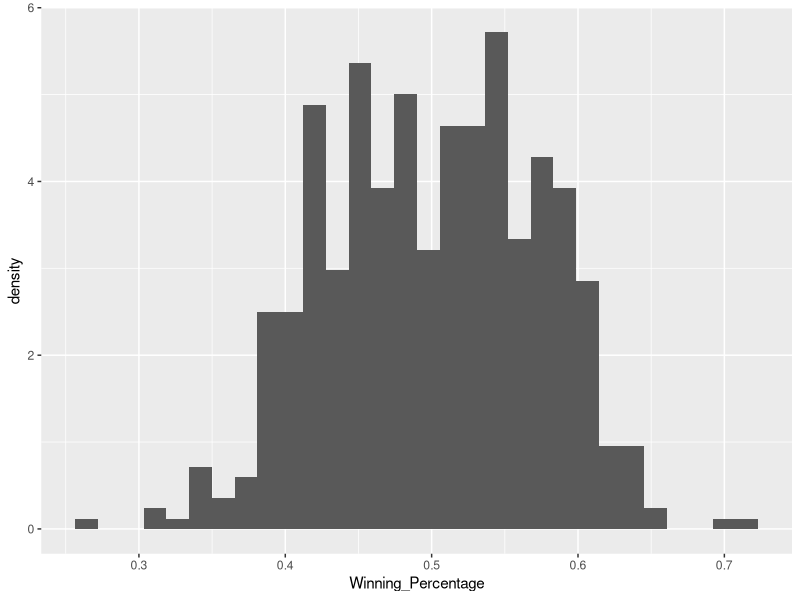
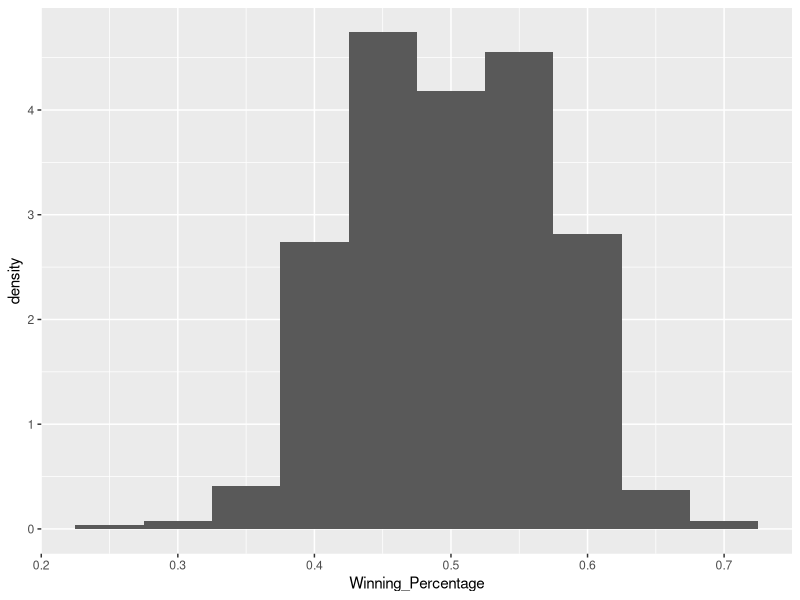
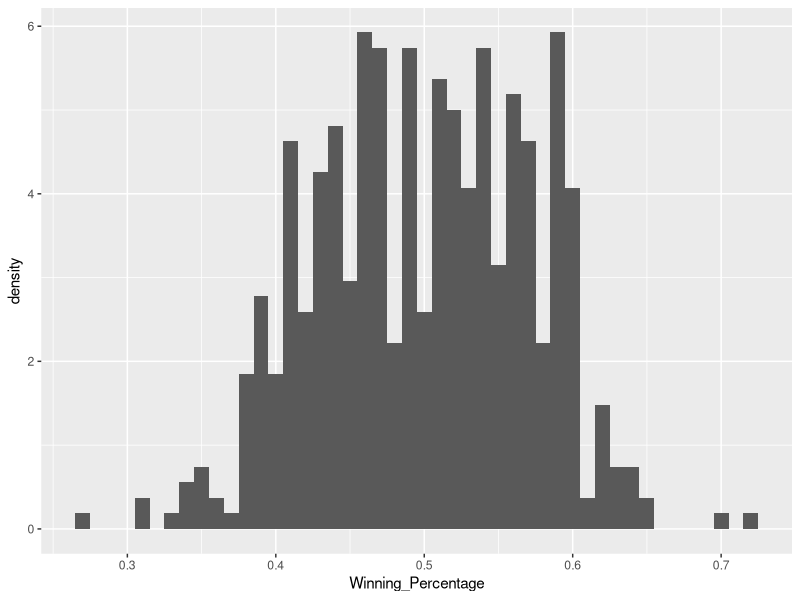
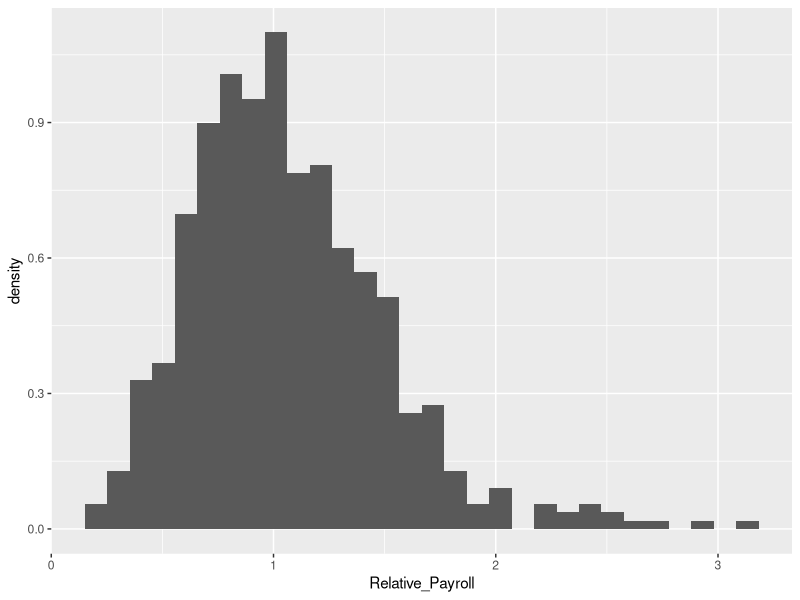
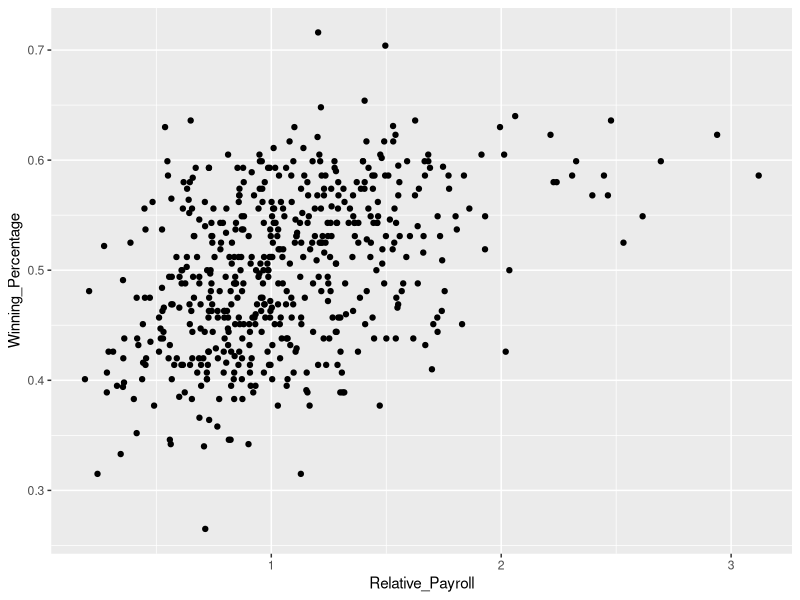
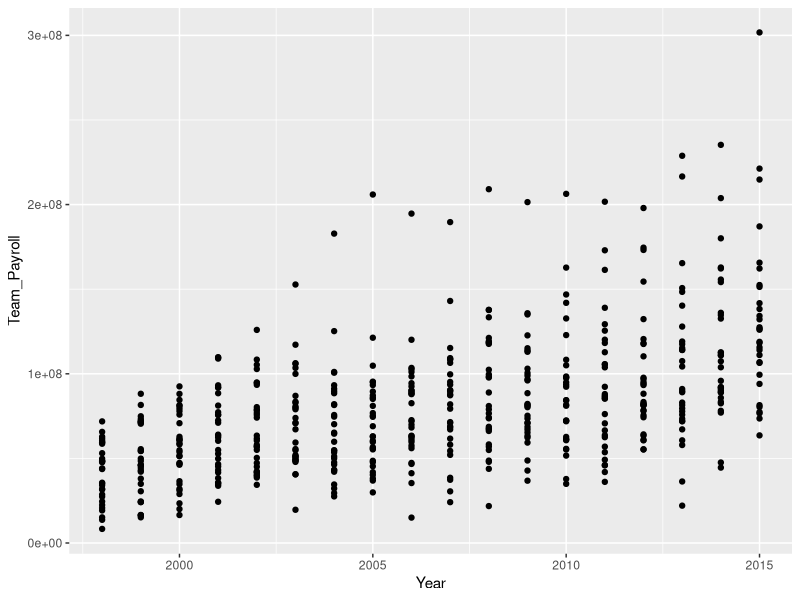
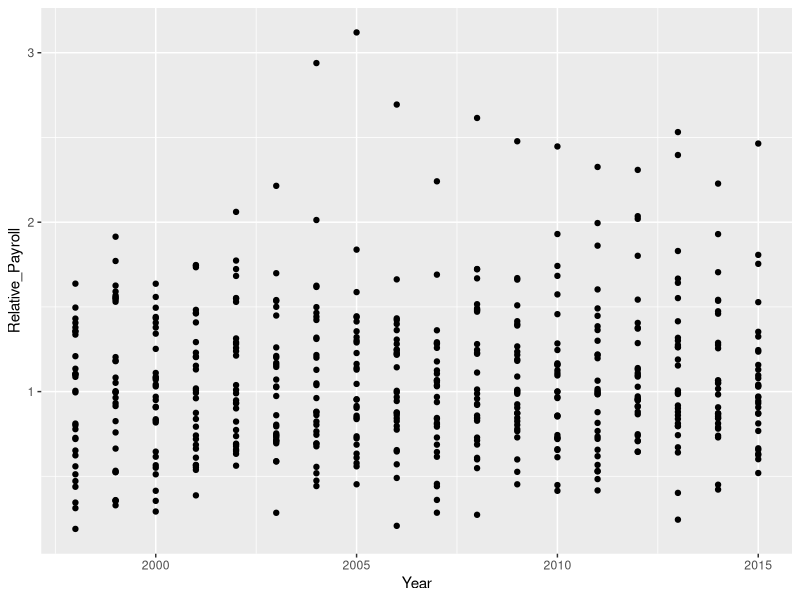
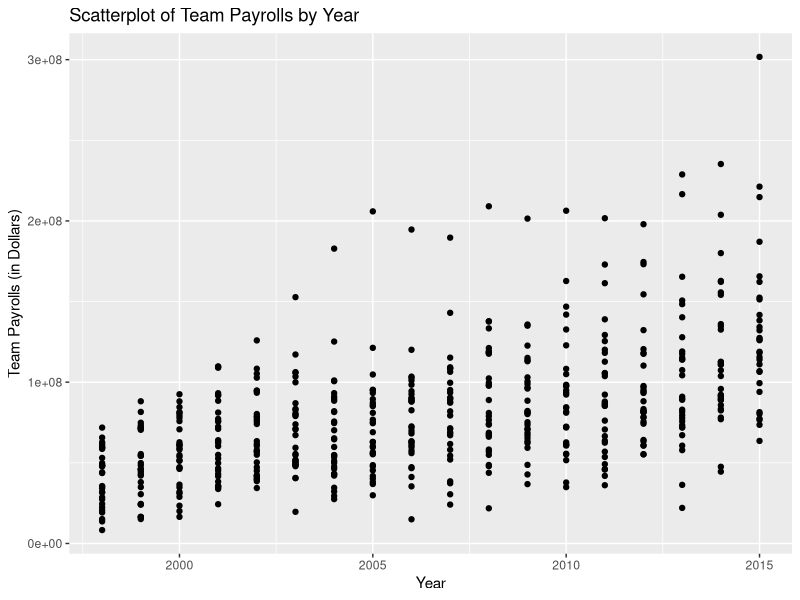

These charts were generated, in order, by the following R code:
## ---- chunk 1
knitr::opts_chunk$set(cache = TRUE, fig.align = "center", include = FALSE) # set include = TRUE to see solutions in knitted RMarkdown
library(tidyverse)
## ---- chunk 2
# solution
relative_payroll <- read_csv(file = "data/mlb_relative_payrolls.csv")
## ---- chunk 3
# solution
ggplot(data = relative_payroll) +
  geom_histogram(aes(x = Winning_Percentage, y = ..density..))

ggplot(data = relative_payroll) +
  geom_histogram(aes(x = Winning_Percentage, y = ..density..), binwidth = 0.05)

ggplot(data = relative_payroll) +
  geom_histogram(aes(x = Winning_Percentage, y = ..density..), binwidth = 0.01)
## ---- chunk 4
# solution
ggplot(data = relative_payroll) +
  geom_histogram(aes(x = Relative_Payroll, y = ..density..))
## ---- chunk 5
# solution
ggplot(data = relative_payroll) +
  geom_point(aes(x = Relative_Payroll, y = Winning_Percentage))
## ---- chunk 6
# solution
relative_payroll %>%
  ggplot(aes(x = Year, y = Team_Payroll)) +
  geom_point()

relative_payroll %>%
  ggplot(aes(x = Year, y = Relative_Payroll)) +
  geom_point()
## ---- chunk 7
# solution
relative_payroll %>%
  ggplot(aes(x = Year, y = Team_Payroll)) +
  geom_point() + labs(title = "Scatterplot of Team Payrolls by Year",
                      y = "Team Payrolls (in Dollars)")

relative_payroll %>%
  ggplot(aes(x = Year, y = Team_Payroll)) +
  geom_point() + labs(title = "Scatterplot of Relative Payrolls by Year",
                      y = "Relative Payrolls (Team Payroll / Average Payroll)")
